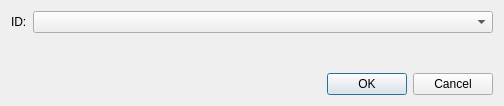
<?xml version="1.0" encoding="UTF-8"?>
<ui version="4.0">
 <class>SemanticTargetID</class>
 <widget class="QDialog" name="SemanticTargetID">
  <property name="geometry">
   <rect>
    <x>0</x>
    <y>0</y>
    <width>504</width>
    <height>106</height>
   </rect>
  </property>
  <property name="windowTitle">
   <string>Target for Semantic</string>
  </property>
  <layout class="QVBoxLayout" name="verticalLayout">
   <item>
    <layout class="QHBoxLayout" name="horizontalLayout">
     <item>
      <widget class="QLabel" name="label">
       <property name="toolTip">
        <string>Select an ID or use the default file level target for this Semantic setting.</string>
       </property>
       <property name="text">
        <string>ID:</string>
       </property>
      </widget>
     </item>
     <item>
      <widget class="QComboBox" name="id">
       <property name="sizePolicy">
        <sizepolicy hsizetype="MinimumExpanding" vsizetype="Fixed">
         <horstretch>0</horstretch>
         <verstretch>0</verstretch>
        </sizepolicy>
       </property>
       <property name="focusPolicy">
        <enum>Qt::WheelFocus</enum>
       </property>
       <property name="editable">
        <bool>false</bool>
       </property>
      </widget>
     </item>
    </layout>
   </item>
   <item>
    <spacer name="verticalSpacer">
     <property name="orientation">
      <enum>Qt::Vertical</enum>
     </property>
     <property name="sizeHint" stdset="0">
      <size>
       <width>20</width>
       <height>40</height>
      </size>
     </property>
    </spacer>
   </item>
   <item>
    <widget class="QDialogButtonBox" name="buttonBox">
     <property name="orientation">
      <enum>Qt::Horizontal</enum>
     </property>
     <property name="standardButtons">
      <set>QDialogButtonBox::Cancel|QDialogButtonBox::Ok</set>
     </property>
    </widget>
   </item>
  </layout>
 </widget>
 <resources/>
 <connections>
  <connection>
   <sender>buttonBox</sender>
   <signal>accepted()</signal>
   <receiver>SemanticTargetID</receiver>
   <slot>accept()</slot>
   <hints>
    <hint type="sourcelabel">
     <x>248</x>
     <y>254</y>
    </hint>
    <hint type="destinationlabel">
     <x>157</x>
     <y>274</y>
    </hint>
   </hints>
  </connection>
  <connection>
   <sender>buttonBox</sender>
   <signal>rejected()</signal>
   <receiver>SemanticTargetID</receiver>
   <slot>reject()</slot>
   <hints>
    <hint type="sourcelabel">
     <x>316</x>
     <y>260</y>
    </hint>
    <hint type="destinationlabel">
     <x>286</x>
     <y>274</y>
    </hint>
   </hints>
  </connection>
 </connections>
</ui>
